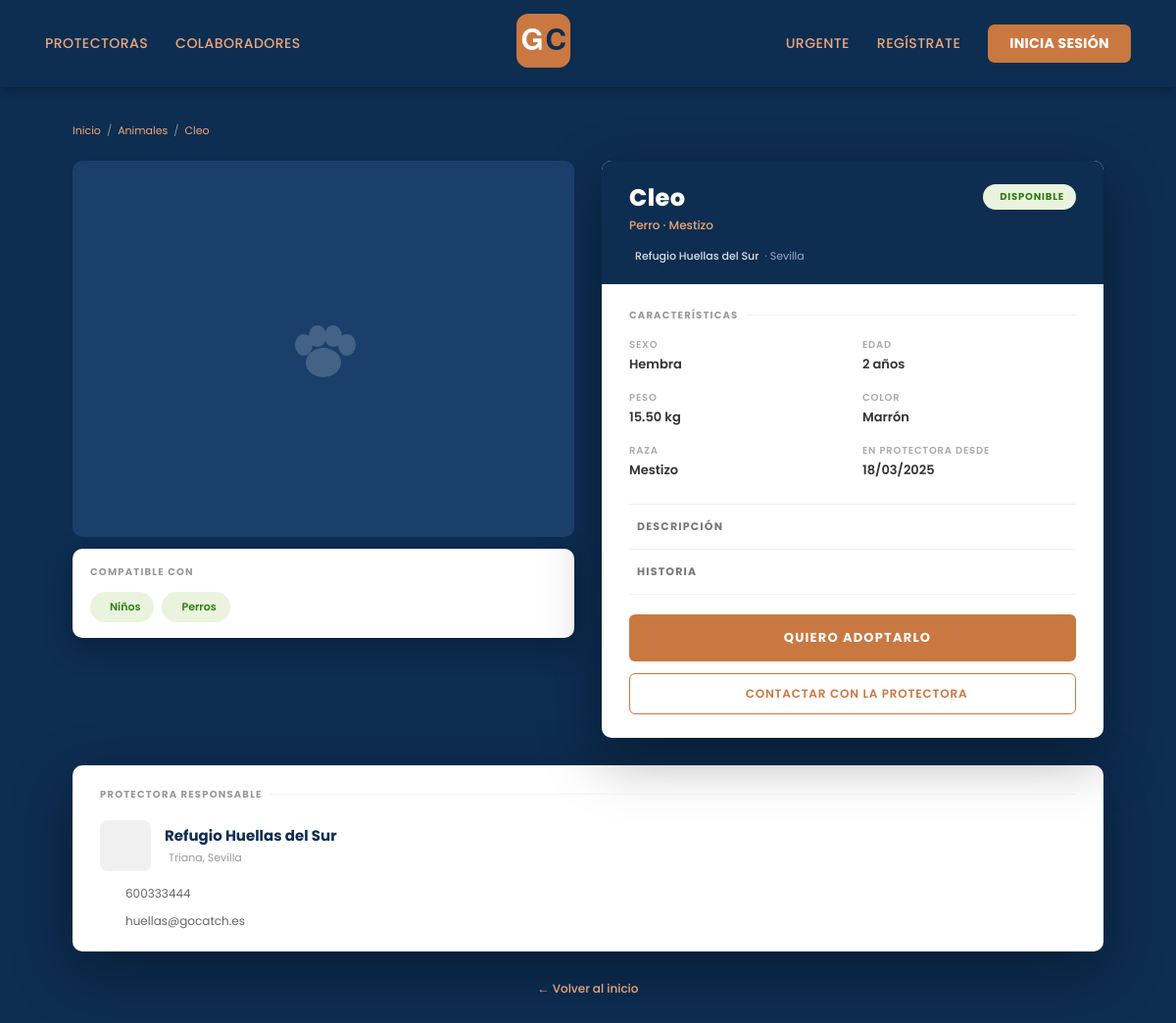
The app's page /public/ficha-animal.php?id=6 with its own data.
### tables this page shows
CREATE TABLE Animales (
    id_animal              INT AUTO_INCREMENT PRIMARY KEY,
    id_protectora          INT,
    nombre                 VARCHAR(100) NOT NULL,
    id_estado              INT,
    especie                VARCHAR(50),
    raza                   VARCHAR(50),
    sexo                   CHAR(1),
    color                  VARCHAR(50),
    peso                   DECIMAL(5,2),
    edad                   INT,
    fecha_entrada          DATE,
    descripcion            TEXT,
    compatibilidad_perros  BOOLEAN DEFAULT FALSE,
    compatibilidad_gatos   BOOLEAN DEFAULT FALSE,
    compatibilidad_ninos   BOOLEAN DEFAULT FALSE,

    CONSTRAINT fk_animal_protectora FOREIGN KEY (id_protectora)
        REFERENCES Protectora(id_protectora) ON DELETE CASCADE,

    CONSTRAINT fk_animal_estado FOREIGN KEY (id_estado)
        REFERENCES EstadoAnimal(id_estado) ON DELETE SET NULL
);

CREATE TABLE EstadoAnimal (
    id_estado   INT AUTO_INCREMENT PRIMARY KEY,
    nombre      VARCHAR(50) NOT NULL UNIQUE
);

CREATE TABLE Protectora (
    id_protectora     INT AUTO_INCREMENT PRIMARY KEY,
    nombre_protectora VARCHAR(100) NOT NULL,
    email             VARCHAR(100) NOT NULL UNIQUE,
    contrasena        VARCHAR(255) NOT NULL,
    telefono          VARCHAR(20),
    ciudad            VARCHAR(100),
    localidad         VARCHAR(100),
    direccion         VARCHAR(255),
    logo              VARCHAR(255)
);

### public/ficha-animal.php (the view, shortened to what this page needs)
<?php
require "../src/sesion/conexion.php";
$id_animal = (int) $_GET['id'];
$stmt = $_conexion->prepare(
    "SELECT a.id_animal, a.nombre, a.especie, a.raza, a.sexo, a.color,
            a.peso, a.edad, a.fecha_entrada, a.descripcion,
            a.compatibilidad_perros, a.compatibilidad_gatos, a.compatibilidad_ninos,
            e.nombre AS estado,
            p.nombre_protectora, p.ciudad, p.localidad, p.telefono, p.email AS email_protectora, p.logo
     FROM Animales a
     LEFT JOIN EstadoAnimal e ON a.id_estado = e.id_estado
     LEFT JOIN Protectora   p ON a.id_protectora = p.id_protectora
     WHERE a.id_animal = ?"
);
$stmt->bind_param("i", $id_animal);
$stmt->execute();
$animal = $stmt->get_result()->fetch_assoc();
$stmt_g = $_conexion->prepare(
    "SELECT ruta, es_principal FROM Galeria WHERE id_animal = ? ORDER BY es_principal DESC, id_foto ASC"
);
$stmt_g->bind_param("i", $id_animal);
$stmt_g->execute();
$fotos = $stmt_g->get_result()->fetch_all(MYSQLI_ASSOC);
$total_fotos = count($fotos);
$sexo_map  = ['M' => 'Macho', 'H' => 'Hembra'];
$sexo_txt  = $sexo_map[$animal['sexo']] ?? '—';
$edad_txt  = $animal['edad'] !== null ? $animal['edad'] . ' año' . ($animal['edad'] != 1 ? 's' : '') : 'Desconocida';
$peso_txt  = $animal['peso'] !== null ? number_format($animal['peso'], 2) . ' kg' : 'Desconocido';
$estado    = $animal['estado'] ?? '';
$badge_map = [
    'DISPONIBLE' => ['clase' => 'badge-disponible', 'icono' => 'zmdi-check-circle'],
    'ADOPTADO'   => ['clase' => 'badge-adoptado',   'icono' => 'zmdi-home'],
    'RESERVADO'  => ['clase' => 'badge-reservado',  'icono' => 'zmdi-time'],
    'EN_ACOGIDA' => ['clase' => 'badge-en_acogida', 'icono' => 'zmdi-accounts'],
];
$badge = $badge_map[$estado] ?? ['clase' => 'badge-default', 'icono' => 'zmdi-help'];
$fecha_txt = '—';
if (!empty($animal['fecha_entrada'])) {
    $d = DateTime::createFromFormat('Y-m-d', $animal['fecha_entrada']);
    if ($d) $fecha_txt = $d->format('d/m/Y');
}
$compats = [];
if ($animal['compatibilidad_ninos'])  $compats[] = ['icono' => 'zmdi-mood',  'texto' => 'Niños'];
if ($animal['compatibilidad_perros']) $compats[] = ['icono' => 'zmdi-paw',   'texto' => 'Perros'];
$tiene_compats = !empty($compats);
?>
<!DOCTYPE html>
<html lang="es">
<head>
    <link rel="stylesheet" href="https://cdnjs.cloudflare.com/ajax/libs/material-design-iconic-font/2.2.0/css/material-design-iconic-font.min.css">
    <link rel="stylesheet" href="css/header.css">
</head>
<body>
<header>
    <nav class="hBotones">
        <a class="hBoton" href="#protectoras">PROTECTORAS</a>
        <a class="hBoton" href="">COLABORADORES</a>
    </nav>
    <nav id="header-izq">
        <a href="index.php" target="_self">
            <img src="../img/profile/default/oficiales/logo.svg" alt="Go Catch" height="40">
        </a>
    </nav>
    <nav class="hBotones">
        <a class="hBoton" href="index.php#animales">URGENTE</a>
        <?php if (isset($_SESSION['id'])): ?>
            <a class="hBoton" href="perfil.php">
                <i class="zmdi zmdi-account"></i>
                <?= htmlspecialchars($_SESSION["nombre"] ?? '') ?>
            </a>
            <a href="../src/sesion/logout.php" id="boton-destacado">CERRAR SESIÓN</a>
        <?php else: ?>
            <a class="hBoton" href="registro.html">REGÍSTRATE</a>
            <a href="login.html" id="boton-destacado">INICIA SESIÓN</a>
        <?php endif; ?>
    </nav>
</header>
<div id="ficha-wrapper">
    <div class="breadcrumb">
        <a href="index.php"><i class="zmdi zmdi-home"></i> Inicio</a>
        <span>/</span>
        <a href="index.php#animales">Animales</a>
        <span>/</span>
        <?= htmlspecialchars($animal['nombre']) ?>
    </div>
    <div class="ficha-grid">
        <div class="galeria-col">
            <div class="foto-grande-wrapper">
                <?php if ($total_fotos > 0): ?>
                    <img src="<?= htmlspecialchars($fotos[0]['ruta']) ?>"
                         alt="<?= htmlspecialchars($animal['nombre']) ?>"
                         id="img-principal">
                    <button class="foto-flecha prev" id="btn-prev"
                            <?= $total_fotos <= 1 ? 'disabled' : '' ?>
                            aria-label="Foto anterior">
                        <i class="zmdi zmdi-chevron-left"></i>
                    </button>
                    <button class="foto-flecha next" id="btn-next"
                            <?= $total_fotos <= 1 ? 'disabled' : '' ?>
                            aria-label="Foto siguiente">
                        <i class="zmdi zmdi-chevron-right"></i>
                    </button>
                    <?php if ($total_fotos > 1): ?>
                    <span class="foto-counter" id="foto-counter">1 / <?= $total_fotos ?></span>
                    <?php endif; ?>
                <?php else: ?>
                    <svg class="foto-placeholder-svg" xmlns="http://www.w3.org/2000/svg"
                         viewBox="0 0 80 80" fill="#fff">
                        <ellipse cx="40" cy="54" rx="18" ry="15"/>
                        <ellipse cx="20" cy="36" rx="9"  ry="11"/>
                        <ellipse cx="34" cy="27" rx="9"  ry="11"/>
                        <ellipse cx="50" cy="27" rx="9"  ry="11"/>
                        <ellipse cx="64" cy="36" rx="9"  ry="11"/>
                    </svg>
                <?php endif; ?>
            </div>
            <?php if ($tiene_compats): ?>
            <div class="compat-block">
                <p class="compat-block-titulo">Compatible con</p>
                <div class="compat-row">
                    <?php foreach ($compats as $c): ?>
                        <span class="compat-item">
                            <?= $c['texto'] ?>
                        </span>
                    <?php endforeach; ?>
                </div>
            </div>
            <?php endif; ?>
        </div>
        <div class="info-col">
            <div class="info-header">
                <div class="info-header-top">
                    <div>
                        <h1 class="animal-nombre-grande">
                            <?= htmlspecialchars($animal['nombre']) ?>
                        </h1>
                        <p class="animal-especie-raza">
                            <?= htmlspecialchars(
                                ucfirst($animal['especie'] ?? 'Animal') .
                                (!empty($animal['raza']) ? ' · ' . $animal['raza'] : '')
                            ) ?>
                        </p>
                    </div>
                    <span class="badge <?= $badge['clase'] ?>">
                        <?= htmlspecialchars($estado) ?>
                    </span>
                </div>
                <?php if ($animal['nombre_protectora']): ?>
                <div class="protectora-mini">
                    <span><?= htmlspecialchars($animal['nombre_protectora']) ?></span>
                    <?php if ($animal['ciudad']): ?>
                        · <?= htmlspecialchars($animal['ciudad']) ?>
                    <?php endif; ?>
                </div>
                <?php endif; ?>
            </div>
            <div class="info-body">
                <p class="seccion-titulo">Características</p>
                <div class="atributos-grid">
                    <div class="atributo">
                        <span class="atributo-label">Sexo</span>
                        <span class="atributo-valor"><?= htmlspecialchars($sexo_txt) ?></span>
                    </div>
                    <div class="atributo">
                        <span class="atributo-label">Edad</span>
                        <span class="atributo-valor"><?= htmlspecialchars($edad_txt) ?></span>
                    </div>
                    <div class="atributo">
                        <span class="atributo-label">Peso</span>
                        <span class="atributo-valor"><?= htmlspecialchars($peso_txt) ?></span>
                    </div>
                    <div class="atributo">
                        <span class="atributo-label">Color</span>
                        <span class="atributo-valor">
                            <?= htmlspecialchars(!empty($animal['color']) ? ucfirst($animal['color']) : '—') ?>
                        </span>
                    </div>
                    <div class="atributo">
                        <span class="atributo-label">Raza</span>
                        <span class="atributo-valor">
                            <?= htmlspecialchars(!empty($animal['raza']) ? $animal['raza'] : '—') ?>
                        </span>
                    </div>
                    <div class="atributo">
                        <span class="atributo-label">En protectora desde</span>
                        <span class="atributo-valor"><?= htmlspecialchars($fecha_txt) ?></span>
                    </div>
                </div>
                <div class="accordion">
                    <?php if (!empty($animal['descripcion'])): ?>
                    <div class="accordion-item">
                        <button class="accordion-trigger" data-target="panel-desc">
                            <span class="accordion-trigger-left">
                                Descripción
                            </span>
                        </button>
                    </div>
                    <?php endif; ?>
                    <div class="accordion-item">
                        <button class="accordion-trigger" data-target="panel-historia">
                            <span class="accordion-trigger-left">
                                Historia
                            </span>
                        </button>
                    </div>
                </div>
                <div class="botones-area">
                    <?php if ($estado === 'DISPONIBLE'): ?>
                        <a href="<?= isset($_SESSION['id']) ? '#' : 'login.html' ?>"
                           class="btn-adoptar">
                            QUIERO ADOPTARLO
                        </a>
                    <?php endif; ?>
                    <?php if (!empty($animal['email_protectora']) || !empty($animal['telefono'])): ?>
                        <a href="<?= !empty($animal['email_protectora'])
                                        ? 'mailto:' . htmlspecialchars($animal['email_protectora'])
                                        : 'tel:'    . htmlspecialchars($animal['telefono']) ?>"
                           class="btn-contactar">
                            CONTACTAR CON LA PROTECTORA
                        </a>
                    <?php endif; ?>
                </div>
            </div>
        </div>
    </div>
    <?php if ($animal['nombre_protectora']): ?>
    <div class="protectora-card">
        <p class="seccion-titulo" style="margin-bottom:18px">Protectora responsable</p>
        <div class="protectora-card-header">
            <div class="protectora-logo">
            </div>
            <div>
                <p class="protectora-info-nombre">
                    <?= htmlspecialchars($animal['nombre_protectora']) ?>
                </p>
                <?php if ($animal['ciudad'] || $animal['localidad']): ?>
                <p class="protectora-info-lugar">
                    <?= htmlspecialchars(
                        implode(', ', array_filter([$animal['localidad'], $animal['ciudad']]))
                    ) ?>
                </p>
                <?php endif; ?>
            </div>
        </div>
        <?php if (!empty($animal['telefono'])): ?>
        <div class="protectora-detalle-row">
            <span><?= htmlspecialchars($animal['telefono']) ?></span>
        </div>
        <?php endif; ?>
        <?php if (!empty($animal['email_protectora'])): ?>
        <div class="protectora-detalle-row">
            <span><?= htmlspecialchars($animal['email_protectora']) ?></span>
        </div>
        <?php endif; ?>
    </div>
    <?php endif; ?>
    <div class="volver">
        <a href="index.php">← Volver al inicio</a>
    </div>
</div>
</body>
</html>

### public/css/header.css (style rules this page uses)
header { width: 100%; display: flex; justify-content: space-between; align-items: center; padding: 14px 36px; background-color: #0D2D51; box-shadow: 0 2px 10px rgba(0, 0, 0, 0.3); box-sizing: border-box; }
#header-izq img { height: 55px; }
a { font-family: 'Poppins', sans-serif; }
.hBotones { display: flex; align-items: center; gap: 28px; padding: 8px 10px; }
.hBoton { text-decoration: none; color: #EDA677; font-weight: 500; font-size: 0.88rem; letter-spacing: 0.4px; position: relative; transition: color 0.3s; }
.hBoton::after { content: ""; position: absolute; left: 0; bottom: -5px; width: 0%; height: 2px; background-color: #CA7842; transition: 0.3s; }
#boton-destacado { text-decoration: none; padding: 9px 22px; border-radius: 7px; color: #ffffff; font-weight: 700; font-size: 0.88rem; background-color: #CA7842; transition: all 0.25s ease; letter-spacing: 0.3px; }

### records on screen
animales: nombre "Cleo", especie+raza "Perro · Mestizo", id_estado.nombre "DISPONIBLE", id_protectora.nombre_protectora "Refugio Huellas del Sur", id_protectora.ciudad "Sevilla", sexo "Hembra", edad "2 años", peso "15.50 kg", color "Marrón", raza "Mestizo", fecha_entrada "18/03/2025", id_protectora.ciudad "Triana, Sevilla", id_protectora.telefono "600333444", id_protectora.email "huellas@gocatch.es"

### other values on screen
$c['texto'] "Niños"
$c['texto'] "Perros"
